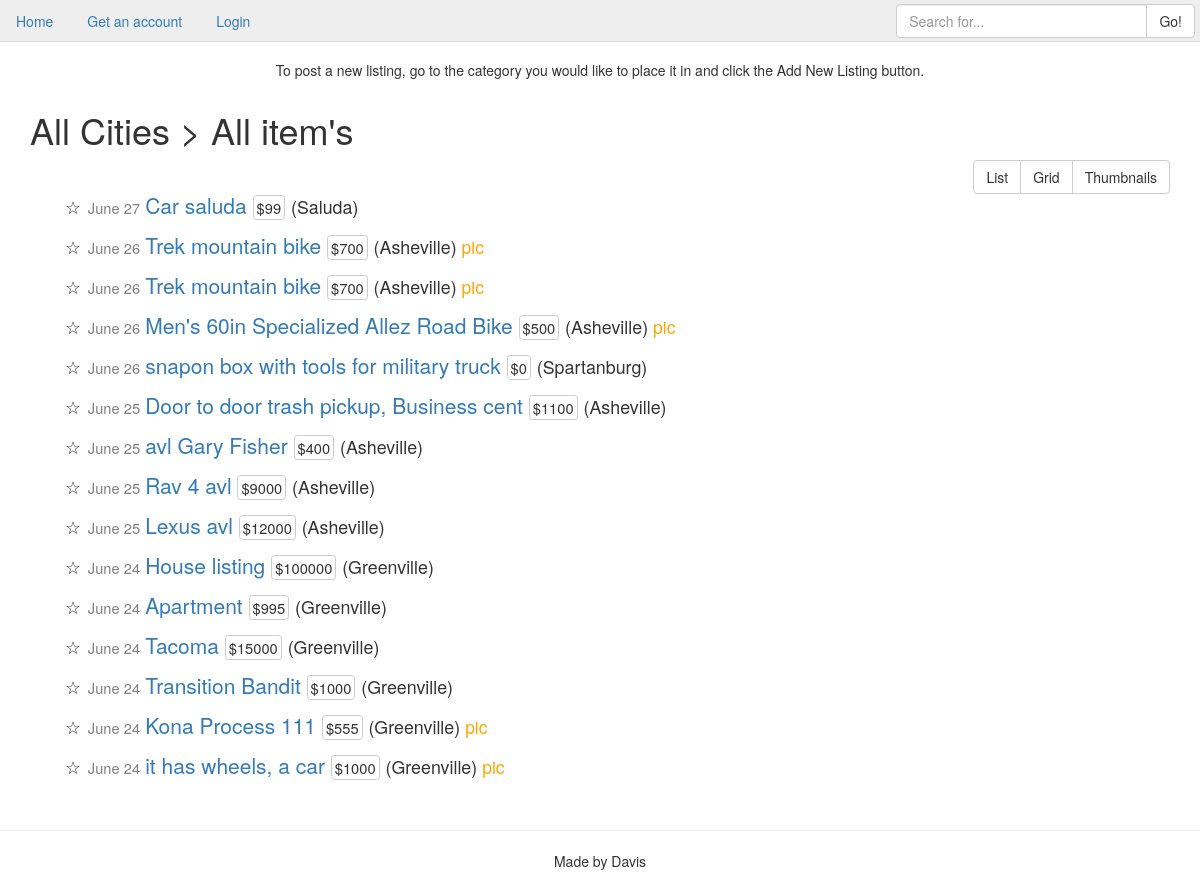
The page /search/ on the database as committed earlier.
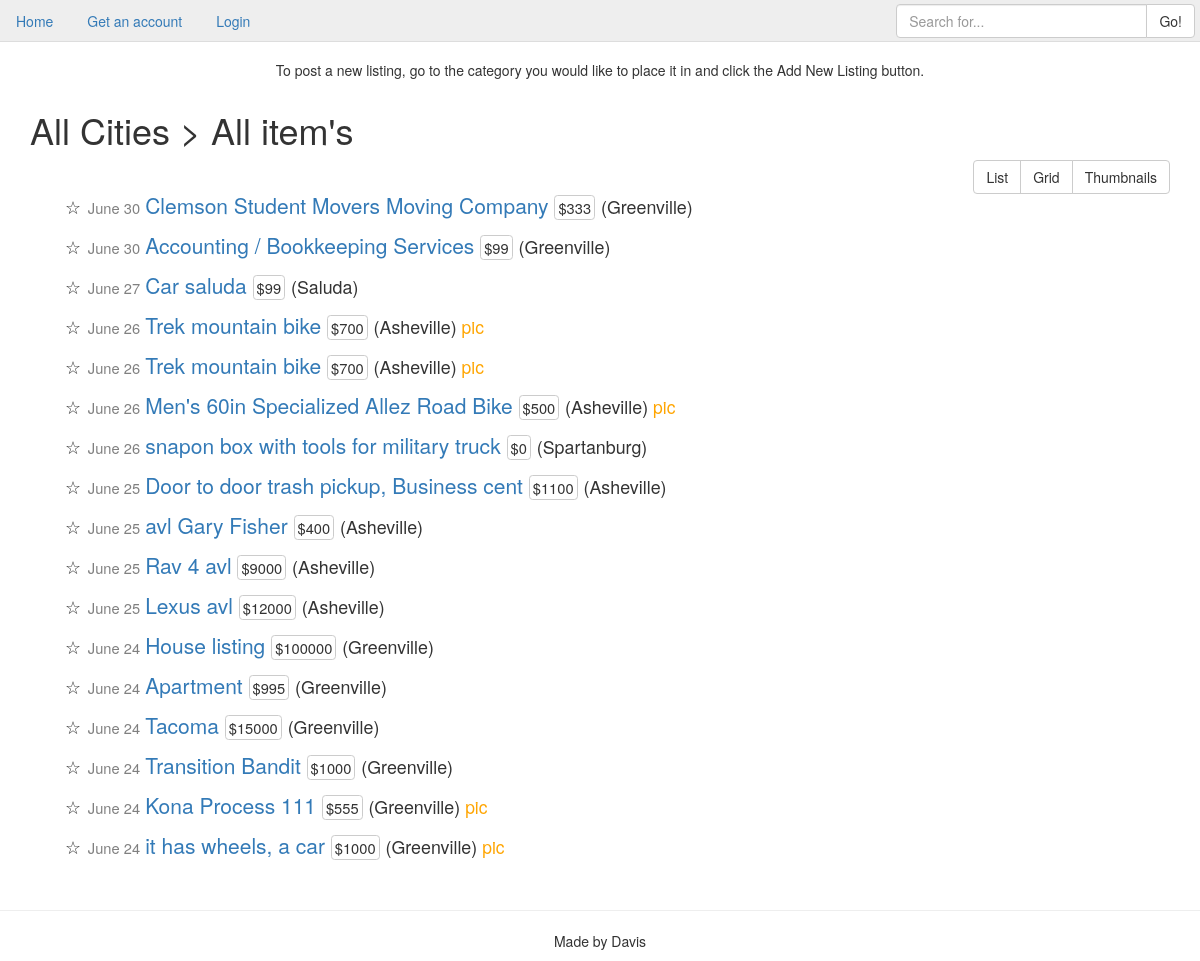
The same page on the database as committed later.
### cl_app/models.py (models this page shows, shortened)
class Listing(models.Model):
    user = models.ForeignKey('auth.User')
    listing_city = models.ForeignKey(City)
    category = models.ForeignKey(ListingType)
    title = models.CharField(max_length=40)
    price = models.IntegerField()
    description = models.TextField()
    photo = models.ImageField(upload_to="listing_photos", null=True, blank=True, verbose_name="Listing Photo")
    created = models.DateTimeField(auto_now_add=True)
    class Meta:
        ordering = ['-created']
    @property
    def photo_url(self):
        if self.photo:
            return self.photo.url
        return "/media/listing_photos/classifieds-default.jpg"

class City(models.Model):
    city = models.CharField(max_length=20)
    def __str__(self):
        return self.city

### cl_app/views.py (the view)
# urls.py: url(r'^search/$', SearchListView.as_view(), name='search_list_view'),
class SearchListView(ListView):
    model = Listing
    def get_queryset(self):
        result = super().get_queryset()
        query = self.request.GET.get('q')
        if query:
            query_list = query.split()
            result = result.filter(
                reduce(operator.and_, (Q(title__icontains=q) for q in query_list)) |
                reduce(operator.and_, (Q(description__icontains=q) for q in query_list))
            )
        return result

### templates/cl_app/listing_list.html (shortened to what this page needs)
{% extends "base.html" %}
{% load staticfiles %}
{% block body %}
    <h1>
        {% if city %}
            {{ city }} >
        {% else %}
            All Cities >
        {% endif %}
        {% if category %}
            {{ category }}
        {% else %}
            All item's
        {% endif %}
    </h1>
    <div class="btn-group pull-right" role="group">
        <a href="#" id="listb" class="btn btn-default">List</a>
        <a href="#" id="gridb" class="btn btn-default">Grid</a>
        <a href="#" id="thumbb" class="btn btn-default">Thumbnails</a>
    </div>
    <br>
    <div class="row" id="list">
        {% for item in object_list %}
        <div class="item listing-list">
            <p><small>&#9734;</small>
                <span class="time">{{ item.created|date:"N d" }} </span>
                <a href="{% url 'listing_detail_view' item.pk %}">{{ item.title }} </a>
                <span class="price">${{ item.price }}</span>
                <small>({{ item.listing_city }}) </small>
                {% if item.photo %}
                <span class="pic">pic</span>
                {% endif %}
            </p>
        </div>
        {% empty %}
            <h4>Sorry, no items in this list.</h4>
        {% endfor %}
    </div>
    <br>
</div>
{% endblock %}

Rows that differ between the two databases and show on the page:
added Listing: created "June 30", title "Clemson Student Movers Moving Company", price "333", listing_city "Greenville"
added Listing: created "June 30", title "Accounting / Bookkeeping Services", price "99", listing_city "Greenville"
